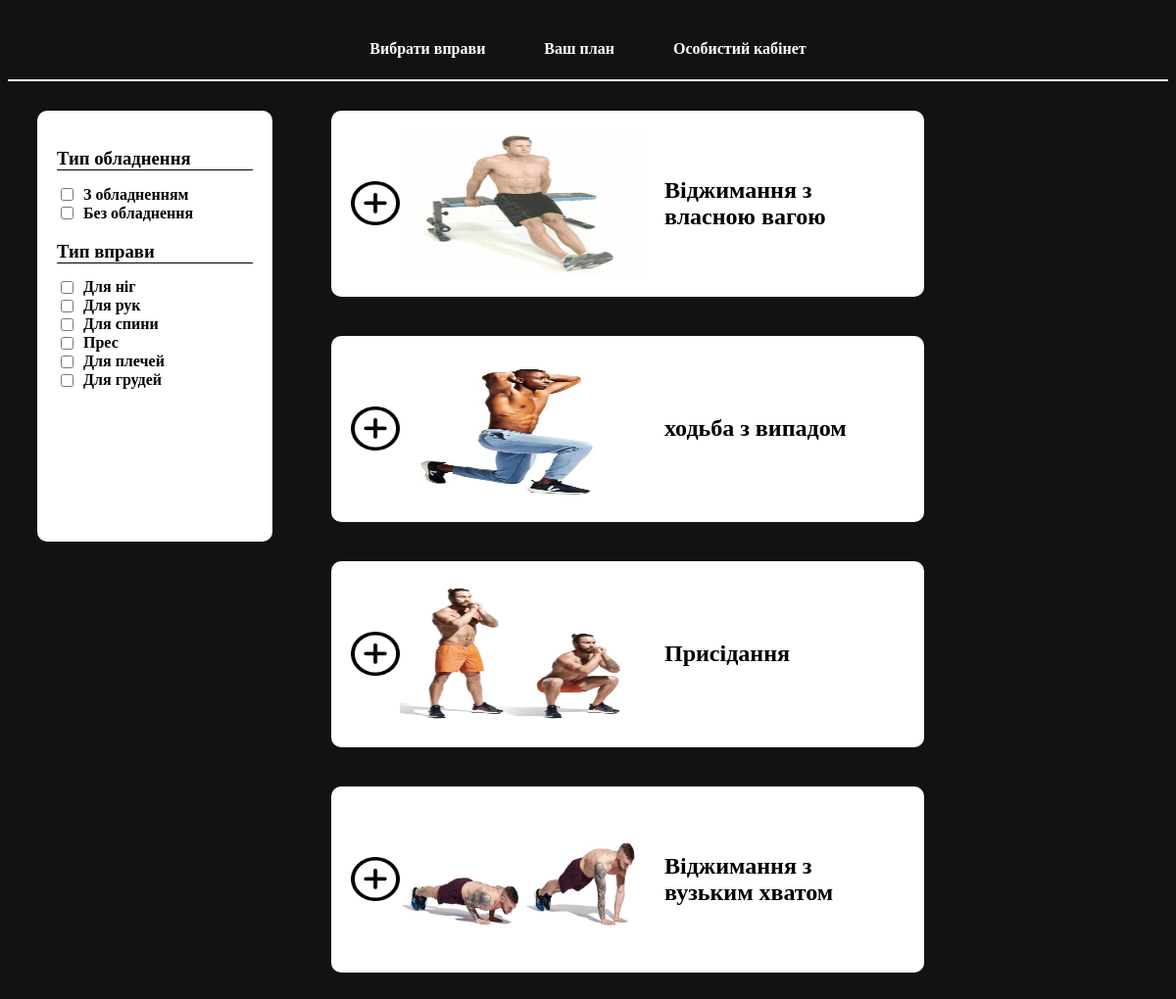
/users/exercises/, run on the app's committed database.
### users/models.py (models this page shows, shortened)
class Exercise(models.Model):
    TYPE_CHOICES = [
        ('ноги', 'Ноги'),
        ('руки', 'Руки'),
        ('прес', 'Прес'),
        ('спина', 'Спина'),
        ('груди', 'Груди'),
        ('плечі', 'плечі'),
    ]
    type = models.CharField(max_length=20, choices=TYPE_CHOICES)
    TYPE2_CHOICES = [
        ('з обладженням', 'З обладненням'),
        ('без обладнення', 'Без обладнення'),
    ]
    type2 = models.CharField(max_length=40, choices=TYPE2_CHOICES, null=True)
    description = models.CharField(max_length=200)
    image = models.ImageField(blank=True, upload_to='images')
    icon = models.ImageField(blank=True, upload_to='images')

### users/views.py (the view)
# urls.py: path('exercises/', exercises, name='exercises'),
def exercises(request):
    equipment_types = request.GET.getlist('equipment_type[]')
    exercise_types = request.GET.getlist('exercise_type[]')
    items = Exercise.objects.all()
    if equipment_types:
        items = items.filter(type2__in=equipment_types)
    if exercise_types:
        items = items.filter(type__in=exercise_types)
    if request.headers.get('X-Requested-With') == 'XMLHttpRequest':
        html = render_to_string(
            'users/includes/exercise_list.html',
            {'items': items}
        )
        return JsonResponse({'html': html})
    context = {'items': items}
    return render(request, 'users/exercises.html', context)

### users/templates/users/exercises.html (shortened to what this page needs)
{% load static %}
<html>
    <head>
        <link rel="stylesheet" href="{% static 'users/style.css' %}">
    </head>
    <body>
        <div class="exercise-header">
            <nav>
                <a href="/users/exercises"><h4>Вибрати вправи</h4></a>
                <a href="/users/edit_plan"><h4>Ваш план</h4></a>
                <a href="/users/account"><h4>Особистий кабінет</h4></a>
            </nav>
        </div>
        <div class="container">
            <div class="filter">
                <h3>Тип обладнення</h3>
                <label><input type="checkbox" id="equipment" name="equipment_type" value="з обладженням"> <h4>З обладненням</h4></label>
                <label><input type="checkbox" id="no_equipment" name="equipment_type" value="без обладнення"> <h4>Без обладнення</h4></label>
                <h3>Тип вправи</h3>
                <label><input type="checkbox" id="legs" name="exercise_type" value="ноги"> <h4>Для ніг</h4></label>
                <label><input type="checkbox" id="arms" name="exercise_type" value="руки"> <h4>Для рук</h4></label>
                <label><input type="checkbox" id="back" name="exercise_type" value="спина"> <h4>Для спини</h4></label>
                <label><input type="checkbox" id="abs" name="exercise_type" value="прес"> <h4>Прес</h4></label>
                <label><input type="checkbox" id="shoulders" name="exercise_type" value="плечі"> <h4>Для плечей</h4></label>
                <label><input type="checkbox" id="chest" name="exercise_type" value="груди"> <h4>Для грудей</h4></label>
            </div>
            <div class="exercise">
                {% for item in items %}
                <div class="back">
                    <div class="content-wrapper">
                        <div class="icon">
                            <img src="{{item.icon.url}}" width="50px" height="45px">
                        </div>
                        <div class="image">
                            <img src="{{item.image.url}}" width="250px" height="150px">
                        </div>
                        <div class="text">
                            <h2>{{item.description}}</h2>
                        </div>
                    </div>
                </div>
                {% endfor %}
            </div>
        </div>
    </body>
</html>

### users/static/users/style.css (style rules this page uses)
body { background-color: #121212; color: white; }
.exercise-header nav { display: flex; justify-content: center; margin-top: 20px; border-bottom: 2px solid white; }
.exercise-header nav a { color: white; text-decoration: none; margin: 0 30px; }
.container { display: flex; }
.filter { flex: 0 0 200px; height: 400px; overflow-y: auto; background-color: #ffffff; border-radius: 10px; padding: 20px; margin-bottom: 20px; margin: 30px; }
.filter h3 { color: #000000; margin-bottom: 15px; border-bottom: 1px solid black; }
.filter h4 { color: #000000; margin: 0; }
.filter label { display: flex; align-items: center; }
.filter input[type="checkbox"] { margin-right: 10px; }
.exercise { flex: 1; display: flex; flex-wrap: wrap; margin: 10px; }
.content-wrapper { display: flex; align-items: center; }
.back { background-color: white; border-radius: 10px; padding: 20px; margin-bottom: 20px; margin-right: 20px; margin: 20px; width: calc(70% - 40px); }
.image { margin-right: 20px; }
.text { flex: 1; color: black; }

### data on the page
Exercise: icon (picture), image (picture), description "Віджимання з власною вагою"
Exercise: icon (picture), image (picture), description "ходьба з випадом"
Exercise: icon (picture), image (picture), description "Присідання"
Exercise: icon (picture), image (picture), description "Віджимання з вузьким хватом"
